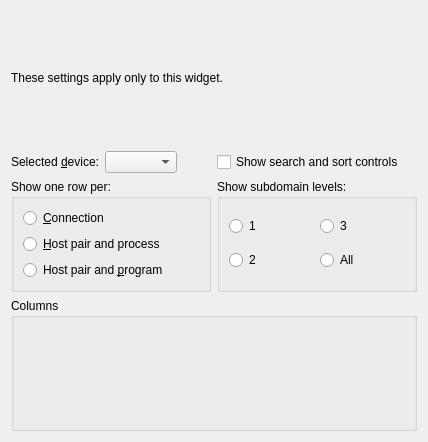
<?xml version="1.0" encoding="UTF-8"?>
<ui version="4.0">
 <class>LocalSettings</class>
 <widget class="QWidget" name="LocalSettings">
  <property name="geometry">
   <rect>
    <x>0</x>
    <y>0</y>
    <width>428</width>
    <height>442</height>
   </rect>
  </property>
  <property name="windowTitle">
   <string>Form</string>
  </property>
  <layout class="QVBoxLayout" name="verticalLayout_2">
   <item>
    <widget class="QLabel" name="localSettingsLabel">
     <property name="text">
      <string>These settings apply only to this widget.</string>
     </property>
    </widget>
   </item>
   <item>
    <layout class="QGridLayout" name="topGridLayout" columnstretch="1,1">
     <item row="0" column="0">
      <layout class="QHBoxLayout" name="deviceHorizontalLayout">
       <item>
        <widget class="QLabel" name="selectedDeviceLabel">
         <property name="text">
          <string>Selected &amp;device:</string>
         </property>
         <property name="buddy">
          <cstring>selectedDeviceComboBox</cstring>
         </property>
        </widget>
       </item>
       <item>
        <widget class="QComboBox" name="selectedDeviceComboBox">
         <property name="sizePolicy">
          <sizepolicy hsizetype="Preferred" vsizetype="Fixed">
           <horstretch>0</horstretch>
           <verstretch>0</verstretch>
          </sizepolicy>
         </property>
         <property name="toolTip">
          <string>&lt;!DOCTYPE HTML PUBLIC &quot;-//W3C//DTD HTML 4.0//EN&quot; &quot;http://www.w3.org/TR/REC-html40/strict.dtd&quot;&gt;
&lt;html&gt;&lt;head&gt;&lt;meta name=&quot;qrichtext&quot; content=&quot;1&quot; /&gt;&lt;style type=&quot;text/css&quot;&gt;
p, li { white-space: pre-wrap; }
&lt;/style&gt;&lt;/head&gt;&lt;body style=&quot; font-family:'DejaVu Sans'; font-size:8pt; font-weight:400; font-style:normal;&quot;&gt;
&lt;p style=&quot; margin-top:0px; margin-bottom:0px; margin-left:0px; margin-right:0px; -qt-block-indent:0; text-indent:0px;&quot;&gt;Choose a specific network device to monitor or choose &quot;any&quot;&lt;span style=&quot; font-style:italic;&quot;&gt; &lt;/span&gt;to see traffic across all supported devices.&lt;/p&gt;&lt;/body&gt;&lt;/html&gt;</string>
         </property>
         <property name="whatsThis">
          <string/>
         </property>
        </widget>
       </item>
       <item>
        <spacer name="horizontalSpacer">
         <property name="orientation">
          <enum>Qt::Horizontal</enum>
         </property>
         <property name="sizeHint" stdset="0">
          <size>
           <width>40</width>
           <height>20</height>
          </size>
         </property>
        </spacer>
       </item>
      </layout>
     </item>
     <item row="0" column="1">
      <widget class="QCheckBox" name="showFilterSortCheckBox">
       <property name="sizePolicy">
        <sizepolicy hsizetype="MinimumExpanding" vsizetype="Fixed">
         <horstretch>0</horstretch>
         <verstretch>0</verstretch>
        </sizepolicy>
       </property>
       <property name="toolTip">
        <string>Show or hide the quick search and freeze sort controls.</string>
       </property>
       <property name="text">
        <string>Show search and sort controls</string>
       </property>
      </widget>
     </item>
     <item row="1" column="0">
      <widget class="KButtonGroup" name="groupByButtonGroup">
       <property name="toolTip">
        <string>&lt;!DOCTYPE HTML PUBLIC &quot;-//W3C//DTD HTML 4.0//EN&quot; &quot;http://www.w3.org/TR/REC-html40/strict.dtd&quot;&gt;
&lt;html&gt;&lt;head&gt;&lt;meta name=&quot;qrichtext&quot; content=&quot;1&quot; /&gt;&lt;style type=&quot;text/css&quot;&gt;
p, li { white-space: pre-wrap; }
&lt;/style&gt;&lt;/head&gt;&lt;body style=&quot; font-family:'DejaVu Sans'; font-size:8pt; font-weight:400; font-style:normal;&quot;&gt;
&lt;p style=&quot; margin-top:0px; margin-bottom:0px; margin-left:0px; margin-right:0px; -qt-block-indent:0; text-indent:0px;&quot;&gt;Choose the grouping criteria for rows. &lt;span style=&quot; font-weight:600;&quot;&gt;Connection&lt;/span&gt; shows the most detail. &lt;span style=&quot; font-weight:600;&quot;&gt;Host pair and process&lt;/span&gt; combines connections that differ only by port or protocol. &lt;span style=&quot; font-weight:600;&quot;&gt;Host pair and program&lt;/span&gt; further combines connections that differ only by user or process ID.&lt;/p&gt;&lt;/body&gt;&lt;/html&gt;</string>
       </property>
       <property name="title">
        <string>Show one row per:</string>
       </property>
       <layout class="QVBoxLayout" name="verticalLayout">
        <item>
         <widget class="QRadioButton" name="connectionRadioButton">
          <property name="text">
           <string>&amp;Connection</string>
          </property>
         </widget>
        </item>
        <item>
         <widget class="QRadioButton" name="hostPairProcessRadioButton">
          <property name="text">
           <string>&amp;Host pair and process</string>
          </property>
         </widget>
        </item>
        <item>
         <widget class="QRadioButton" name="hostPairProgramRadioButton">
          <property name="text">
           <string>Host pair and &amp;program</string>
          </property>
         </widget>
        </item>
       </layout>
      </widget>
     </item>
     <item row="1" column="1">
      <widget class="QGroupBox" name="subdomainLevelsGroupBox">
       <property name="toolTip">
        <string>Choose how many levels of subdomain details to show when host name lookups are enabled.</string>
       </property>
       <property name="title">
        <string>Show subdomain levels:</string>
       </property>
       <layout class="QGridLayout" name="gridLayout_2">
        <item row="0" column="0">
         <widget class="QRadioButton" name="subdomainLevels1Button">
          <property name="text">
           <string>1</string>
          </property>
         </widget>
        </item>
        <item row="0" column="1">
         <widget class="QRadioButton" name="subdomainLevels3Button">
          <property name="text">
           <string>3</string>
          </property>
         </widget>
        </item>
        <item row="1" column="1">
         <widget class="QRadioButton" name="subdomainLevelsAllButton">
          <property name="text">
           <string>All</string>
          </property>
         </widget>
        </item>
        <item row="1" column="0">
         <widget class="QRadioButton" name="subdomainLevels2Button">
          <property name="text">
           <string>2</string>
          </property>
         </widget>
        </item>
       </layout>
      </widget>
     </item>
    </layout>
   </item>
   <item>
    <widget class="QGroupBox" name="columnsGroupBox">
     <property name="title">
      <string>Columns</string>
     </property>
     <layout class="QVBoxLayout" name="verticalLayout_3">
      <item>
       <widget class="KActionSelector" name="columnsSelector">
        <property name="baseSize">
         <size>
          <width>0</width>
          <height>0</height>
         </size>
        </property>
        <property name="toolTip">
         <string>Select the set of columns to be made visible and the order you would like them to appear.</string>
        </property>
        <property name="availableInsertionPolicy">
         <enum>KActionSelector::Sorted</enum>
        </property>
       </widget>
      </item>
     </layout>
    </widget>
   </item>
  </layout>
 </widget>
 <customwidgets>
  <customwidget>
   <class>KButtonGroup</class>
   <extends>QGroupBox</extends>
   <header>kbuttongroup.h</header>
   <container>1</container>
  </customwidget>
  <customwidget>
   <class>KActionSelector</class>
   <extends>QWidget</extends>
   <header>kactionselector.h</header>
  </customwidget>
 </customwidgets>
 <resources/>
 <connections/>
</ui>
